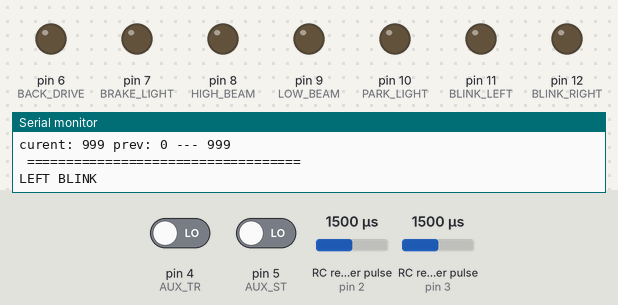
Bench run of a sketch on a simulated Arduino Nano, built with avr-gcc and run on an emulated ATmega328P. On the bench: output pins drawn as LEDs (lit = HIGH), the last lines printed to the serial monitor. Wiring (inferred from the names in the program): 2 × RC receiver channel: data pin 2 / data pin 3. Inputs (shaded band) come from the test bench; at power-on: RC receiver pulse (sensors on pin 3, pin 2) 1500 µs, pin 4 (AUX_TR) LOW, pin 5 (AUX_ST) LOW.

Above: at 1.2 s.
1.3 s: RC receiver pulse (sensor on pin 3) set to 1313 µs
4.3 s: RC receiver pulse (sensor on pin 3) set to 1283 µs
At 6.5 s:
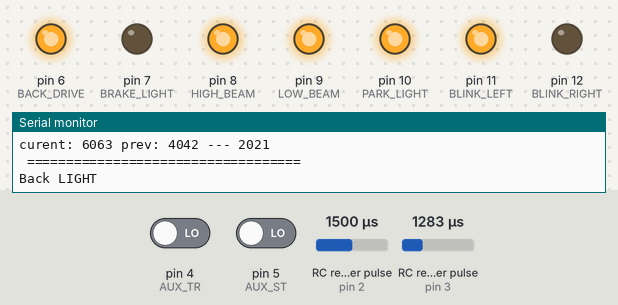
7.3 s: RC receiver pulse (sensor on pin 3) set to 1500 µs
At 8.7 s:
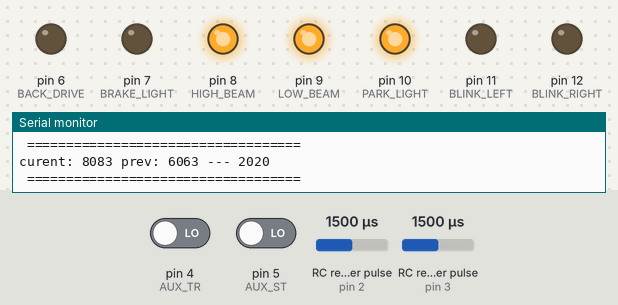
10.3 s: RC receiver pulse (sensor on pin 3) set to 1020 µs
At 13.0 s:
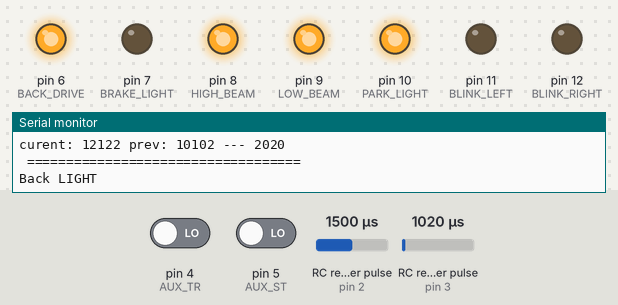
13.3 s: RC receiver pulse (sensor on pin 3) set to 1750 µs
At 15.5 s:
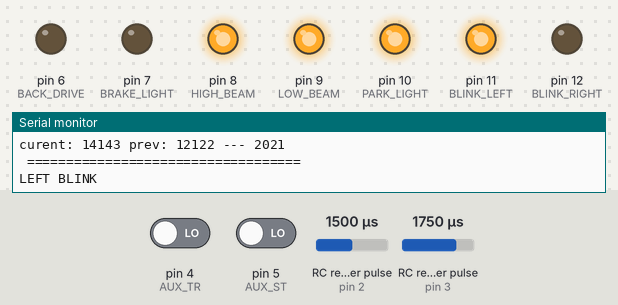
Timing chart, 0 to 17.3 s (numbered marks = the images above; inputs shaded):
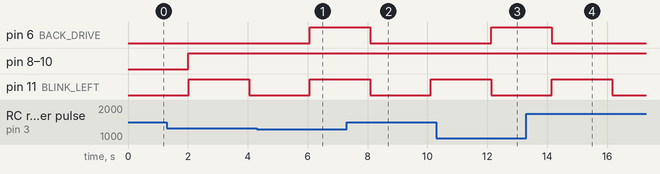

The sketch:

man_lights.ino
```cpp
//Thisversion is writen for the Nano Arduino

// define the debug output
#define SERIAL_DEBUG
#ifdef SERIAL_DEBUG
#define debugPrint(arg) Serial.print(arg)
#define debugPrintln(arg) Serial.println(arg)
#else
#define debugPrint(arg) doNothing(arg)
#define debugPrintln(arg) doNothing(arg)
#endif

// Define Variables:

boolean RIGHT_SET = false; // This variable mark if we RC signal to left is allready active, untill this will go true neutral
boolean LEFT_SET =  false; // This variable mark if we RC signal to right is allready active, untill this will go true neutral
boolean LEFT_ON = false;  // The blinker to left is off
boolean RIGHT_ON = false; // The blinker to right is off

boolean HIGH_BEAM_ON  = false;
boolean HIGH_BEAM_SET = false;
boolean LOW_BEAM_ON  = false;
boolean LOW_BEAM_SET = false;


// Input Chanels from RC receiver
const int STEERING = 2;
const int THROTTLE = 3;
const int AUX_TR   = 4;
const int AUX_ST  = 5;

// Output chanels for the LED's

const int BACK_DRIVE  = 6;
const int BRAKE_LIGHT = 7;
const int HIGH_BEAM = 8;
const int LOW_BEAM = 9;
const int PARK_LIGHT = 10;
const int BLINK_LEFT  = 11;
const int BLINK_RIGHT = 12;

//Varibles to store and display the values of each channel
int ch_STEERING;
int ch_THROTTLE;
int ch_AUX_TR;
int ch_AUX_ST;
// Aditional Variables and constants
unsigned long previousMilis =0;
unsigned long currentMilis = 0;
static int ledState = LOW;             // ledState used to set the LED

//Change the next values to values fiting for your RC Sender/receiver. Read them from the serial prints by defining the SERIAL_DEBUG
#define RC_LOW 1300 // the value of a chanel from where we consider that the RC sender stick is moved to links resp down
#define RC_HIGH 1500 // the value of a chanel from where we consider that the RC sender stick is moved to right resp up
#define RC_OFFSET 100 // OFFSET for the RC

#define SERIAL_DEBUG // comment/uncomment this define if you need/do not need the serial debug, for example to read the values from the RC chanell inputs


// the setup routine runs once when you press reset:
void setup() {
#ifdef SERIAL_DEBUG
  // initialize serial communication at 115200 bits per second:
  Serial.begin(115200);
#endif
  // Set input pins
  pinMode(STEERING, INPUT);
  pinMode(THROTTLE,INPUT);
  pinMode(AUX_TR,INPUT);
  pinMode(AUX_ST,INPUT);
  debugPrintln("Start--");

unsigned long previousMillis = 0;        // will store last time LED was updated

// Set Output pins
  pinMode(BLINK_LEFT,OUTPUT);
  pinMode(BLINK_RIGHT,OUTPUT);
  pinMode(BACK_DRIVE,OUTPUT);
  pinMode(BRAKE_LIGHT,OUTPUT);
  pinMode(HIGH_BEAM,OUTPUT);
  pinMode(LOW_BEAM,OUTPUT);
  pinMode(PARK_LIGHT,OUTPUT);

}

//Main Program
void loop() {
  /* read the input channels
  * First I Utry to use the ugly slow method fron the built in functions
  * For time critical operation the fast lib should be used, see the articles from
  * http://rcarduino.blogspot.de/2012/11/how-to-read-rc-channels-rcarduinofastlib.html
  */

  blinker()   ;
  beams() ;
  ch_STEERING = pulseIn (STEERING,HIGH);  //Read and store channel 1
  ch_THROTTLE = pulseIn (THROTTLE,HIGH);


  if (RIGHT_ON == true) blink(BLINK_RIGHT,1000);
  if (LEFT_ON == true) blink(BLINK_LEFT,1000);


 /*
  debugPrint ("STEERING:");  //Display text string on Serial Monitor to distinguish variables
  debugPrint (ch_STEERING);     //Print in the value of channel 3
  debugPrint ("|");
  debugPrint ("THROTTLE:");  //Display text string on Serial Monitor to distinguish variables
  debugPrint (ch_THROTTLE);     //Print in the value of channel 1
  debugPrint ("|");
  debugPrint ("AUX_TR:");  //Display text string on Serial Monitor to distinguish variables
  debugPrint (ch_AUX_TR);     //Print in the value of channel 2
  debugPrint ("|");
  debugPrint ("AUX_ST:");  //Display text string on Serial Monitor to distinguish variables
  debugPrint (ch_AUX_ST);     //Print in the value of channel 4
  debugPrint ("|");
  debugPrintln("--");
*/

/*
// For the Forward on RC we do nothing (at least now)
  if (ch_THROTTLE > RC_HIGH)
  {
    debugPrintln ("WHITE LIGHT");
    digitalWrite(HIGH_BEAM,HIGH);
  }
  else
  {
    digitalWrite(HIGH_BEAM,LOW);
  }
*/

  // If we drive back we turn the white back LED on
  if (ch_THROTTLE < RC_LOW)
  {
    debugPrintln ("Back LIGHT");
    digitalWrite(BACK_DRIVE,HIGH);
  }
  else
  {
    digitalWrite(BACK_DRIVE,LOW);
  }

}  // end Loop()

// This function turn on off a LED for interval miliseconds (for example 1000 represents 1 second)
void blink(int port,long interval)
  {
//      unsigned long currentMilis;
      currentMilis = millis();
      debugPrintln(" =================================== ");
      debugPrint("curent: "); debugPrint(currentMilis);   debugPrint(" prev: ");   debugPrint(previousMilis);
      debugPrint(" --- "); debugPrintln(currentMilis-previousMilis);
      debugPrintln(" =================================== ");

      if (currentMilis - previousMilis >= interval)
      {
     //save last switch
          previousMilis = currentMilis;
      //switch the LED to oposite state as before
          if (ledState == LOW) {
            ledState = HIGH;
          } else {
            ledState = LOW;
          }
          // set the LED with the ledState of the variable:
          digitalWrite(port, ledState);
      }
  }

// Handler for the blinking
 /*
 *  Blinker
 *
 */
void blinker()
{
  ch_AUX_ST = pulseIn (AUX_ST,HIGH);
/*    debugPrint ("LEFT SET ");
    debugPrint (LEFT_SET);
    debugPrint (" RIGHT SET ");
    debugPrintln (RIGHT_SET);      */
  if (ch_AUX_ST < RC_LOW) //RC AUX_ST is on LEFT
  {
    digitalWrite(BLINK_RIGHT,LOW);
    RIGHT_ON = false;
    if( LEFT_SET == false )
    {
      if(LEFT_ON == false)
      {
      blink(BLINK_LEFT,1000);
//        digitalWrite(BLINK_LEFT,HIGH);
        LEFT_ON = true;
      }
      else
      {
        digitalWrite(BLINK_LEFT,LOW);
        LEFT_ON = false;
      }
       LEFT_SET = true;
    }
    debugPrintln ("LEFT BLINK ");

  }

  else // RC AUX_ST is on Neutral
  {
    LEFT_SET = false;

  }


    if (ch_AUX_ST > RC_HIGH) //RC AUX_ST is on RIGHT
    {
//      digitalWrite(BLINK_LEFT,LOW);
      LEFT_ON = false;
      if( RIGHT_SET == false )
      {
        if(RIGHT_ON == false)
        {
//          blink(BLINK_RIGHT,1000);
//          digitalWrite(BLINK_RIGHT,HIGH);
          RIGHT_ON = true;
        }
        else
        {
          digitalWrite(BLINK_RIGHT,LOW);
          RIGHT_ON = false;
        }
         RIGHT_SET = true;
      }
      debugPrintln ("RIGHT BLINK ");
    }
    else // RC AUX_ST is on Neutral
    {
      RIGHT_SET = false;

    }
  }

void beams()
{
  ch_AUX_TR = pulseIn (AUX_TR,HIGH);
/*
HIGH_BEAM,OUTPUT
LOW_BEAM,OUTPUT
PARK_LIGHT
*/
  if (ch_AUX_TR < RC_LOW - RC_OFFSET) //RC AUX_TR is to front
  {

    LOW_BEAM_ON = false;
    if( HIGH_BEAM_SET == false )
    {
      if(HIGH_BEAM_ON == false)
      {

      digitalWrite(HIGH_BEAM,HIGH);
      digitalWrite(LOW_BEAM,HIGH);
      digitalWrite(PARK_LIGHT,HIGH);

        HIGH_BEAM_ON = true;
      }
      else
      {
        digitalWrite(HIGH_BEAM,LOW);
        digitalWrite(LOW_BEAM,LOW);
        digitalWrite(PARK_LIGHT,LOW);

        HIGH_BEAM_ON  = false;
      }
       HIGH_BEAM_SET = true;
    }
    debugPrintln ("HIGH BEAM ");

  }

  else // RC AUX_TR is on Neutral
  {
    HIGH_BEAM_SET = false;

  }


    if (ch_AUX_TR > RC_HIGH + RC_OFFSET) //RC AUX_ST is on RIGHT
    {

      HIGH_BEAM_ON = false;
      if( LOW_BEAM_SET == false )
      {
        if(LOW_BEAM_ON == false)
        {
          digitalWrite(LOW_BEAM,HIGH);
          digitalWrite(PARK_LIGHT,HIGH);
          LOW_BEAM_ON = true;
        }
        else
        {
          digitalWrite(LOW_BEAM,LOW);
          digitalWrite(PARK_LIGHT,LOW);
          digitalWrite(HIGH_BEAM,LOW);
          LOW_BEAM_ON = false;
        }
         LOW_BEAM_SET = true;
      }
      debugPrintln ("LOW BEAM ");
    }
    else // RC AUX_TR is on Neutral
    {
      LOW_BEAM_SET = false;

    }
  }

  void doNothing(int)
  {
    //do Nothing
  }
// Program end
```

Measured:
- the behaviour switches between 1299 and 1298 µs on RC receiver pulse (sensor on pin 3) (found by bisection; images 0 and 1)
- after the input at 4.3 s, pin 6 (BACK_DRIVE): LOW → HIGH after 1.8 s
- after the input at 7.3 s, pin 6 (BACK_DRIVE): HIGH → LOW after 0.79 s
- after the input at 10.3 s, pin 6 (BACK_DRIVE): LOW → HIGH after 1.8 s
- after the input at 13.3 s, pin 6 (BACK_DRIVE): HIGH → LOW after 0.85 s
